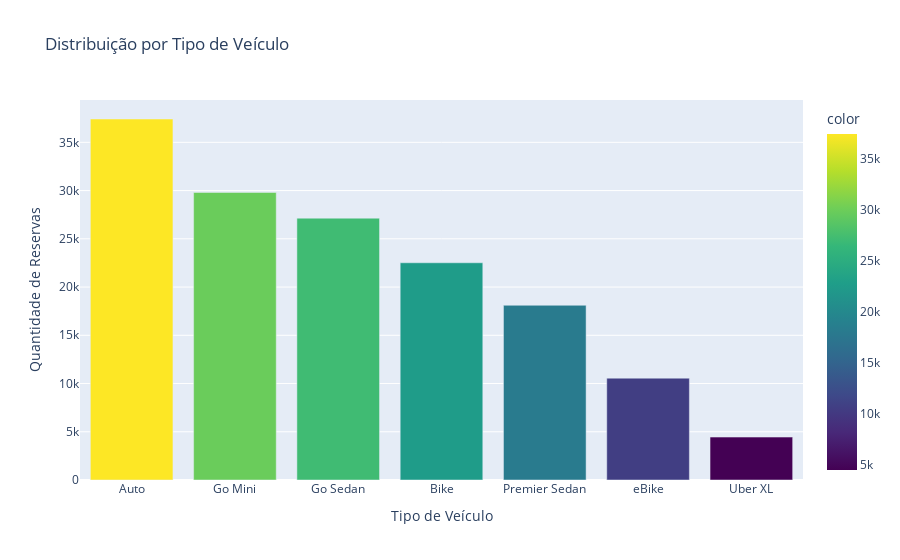

Notebook source saved alongside this figure:
### Markdown cell above
# Análise por Tipo de Veículo

A distribuição por tipo de veículo mostra que os Autos dominam claramente (≈37.419 reservas), seguidos por Go Mini (≈29.806) e Go Sedan (≈27.141); Bike (≈22.517) e Premier Sedan (≈18.111) têm participação relevante, enquanto eBike (≈10.557) e Uber XL (≈4.449) representam segmentos menores. Esses resultados sugerem priorizar alocação de frota e recrutamento para Auto, Go Mini e Go Sedan, manter oferta estratégica de Bikes e Premier em horários/zonas de maior demanda e considerar incentivos ou posicionamento específico para aumentar a utilização de eBikes e Uber XL.

### Code cell
# Análise por tipo de veículo
vehicle_counts = df['Vehicle Type'].value_counts()

# Gráfico interativo com Plotly
fig = px.bar(x=vehicle_counts.index, y=vehicle_counts.values,
             title='Distribuição por Tipo de Veículo',
             labels={'x': 'Tipo de Veículo', 'y': 'Quantidade de Reservas'},
             color=vehicle_counts.values,
             color_continuous_scale='viridis')
fig.show()

### Figure 1 — Plotly figure (JSON) as saved in the notebook; plotly's stock layout.template omitted (floating-point values rounded to 4 significant figures)
{"data": [{"alignmentgroup": "True", "hovertemplate": "Tipo de Veículo=%{x}<br>Quantidade de Reservas=%{y}<br>color=%{marker.color}<extra></extra>", "legendgroup": "", "marker": {"color": [37419, 29806, 27141, 22517, 18111, 10557, 4449], "coloraxis": "coloraxis", "pattern": {"shape": ""}}, "name": "", "offsetgroup": "", "orientation": "v", "showlegend": false, "textposition": "auto", "type": "bar", "x": ["Auto", "Go Mini", "Go Sedan", "Bike", "Premier Sedan", "eBike", "Uber XL"], "xaxis": "x", "y": [37419, 29806, 27141, 22517, 18111, 10557, 4449], "yaxis": "y"}], "layout": {"barmode": "relative", "coloraxis": {"colorbar": {"title": {"text": "color"}}, "colorscale": [[0, "#440154"], [0.1111, "#482878"], [0.2222, "#3e4989"], [0.3333, "#31688e"], [0.4444, "#26828e"], [0.5556, "#1f9e89"], [0.6667, "#35b779"], [0.7778, "#6ece58"], [0.8889, "#b5de2b"], [1, "#fde725"]]}, "legend": {"tracegroupgap": 0}, "title": {"text": "Distribuição por Tipo de Veículo"}, "xaxis": {"anchor": "y", "domain": [0, 1], "title": {"text": "Tipo de Veículo"}}, "yaxis": {"anchor": "x", "domain": [0, 1], "title": {"text": "Quantidade de Reservas"}}}}
